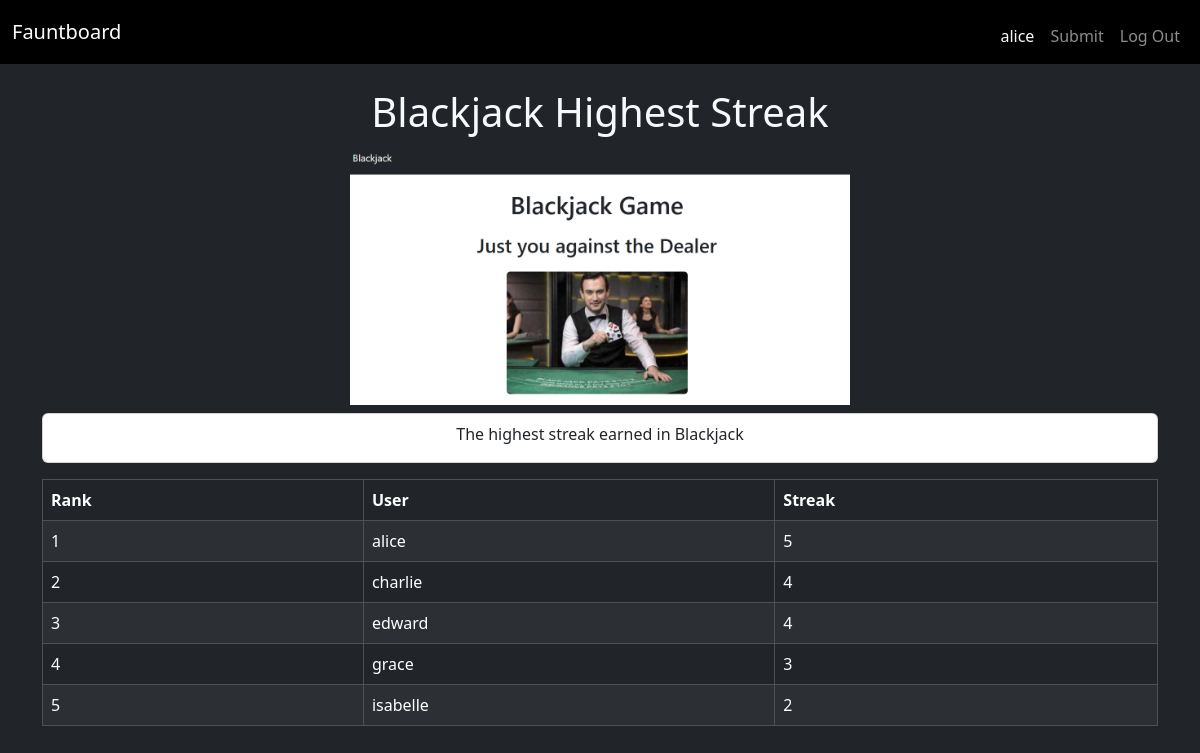
/leaderboard/3 (signed in), run on the app's committed database.
### tables this page shows
CREATE TABLE users (
    id INTEGER PRIMARY KEY,
    username TEXT UNIQUE NOT NULL,
    password TEXT NOT NULL,
    role TEXT);

CREATE TABLE "leaderboards" (
    id INTEGER PRIMARY KEY,
    name TEXT NOT NULL, description TEXT,
    image_path TEXT
, type TEXT NOT NULL);

CREATE TABLE "leaderboard_entries" (
    id INTEGER PRIMARY KEY,
    leaderboard_id INTEGER NOT NULL,
    user_id INTEGER NOT NULL, user TEXT NOT NULL REFERENCES users(username), type TEXT NOT NULL,
    score INTEGER NOT NULL,
    FOREIGN KEY (leaderboard_id) REFERENCES leaderboards(id),
    FOREIGN KEY (user_id) REFERENCES users(id)
);

### app.py (the view)
@app.route("/leaderboard/<int:leaderboard_id>")
def show_leaderboard(leaderboard_id):
    db = get_db()
    leaderboard = db.execute(
        "SELECT * FROM leaderboards WHERE id = ?", (leaderboard_id,)
    ).fetchone()
    entries = db.execute(
        "SELECT * FROM leaderboard_entries WHERE leaderboard_id = ? ORDER BY score DESC",
        (leaderboard_id,)
    ).fetchall()
    return render_template("leaderboard.html", leaderboard=leaderboard, entries=entries)

### app.py (called while the page is built)
def get_db():
    if "db" not in g:
        g.db = sqlite3.connect("database.db")
        g.db.row_factory = sqlite3.Row
    return g.db

@app.before_request
def load_user():
    g.user = None
    if "user_id" in session:
        db = get_db()
        g.user = db.execute(
            "SELECT * FROM users WHERE id = ?",
            (session["user_id"],)
        ).fetchone()

### templates/leaderboard.html
{% extends 'base.html' %}
{% block content %}
<div class="container mt-4 text-light">
  <h1 class="text-center">{{ leaderboard['name'] }}</h1>
  <div class="text-center mb-3">
    {% if leaderboard['image_path'] %}
      <img src="{{ leaderboard['image_path'] }}" alt="{{ leaderboard['name'] }}" style="max-width: 500px;">
    {% else %}
      <div class="p-5 text-center" style="background-color: #444;">
        <h4 class="m-0">{{ leaderboard['name'] }}</h4>
      </div>
    {% endif %}
    <div class="card mt-2 bg-white text-dark">
        <p class="mt-2">{{ leaderboard['description'] }}</p>
    </div>
  </div>
  <table class="table table-dark table-striped table-bordered">
    <thead>
      <tr>
        <th>Rank</th>
        <th>User</th>
        <th>{{ leaderboard['type']|capitalize }}</th>
      </tr>
    </thead>
    <tbody>
      {% for entry in entries %}
      <tr>
        <td>{{ loop.index }}</td>
        <td>{{ entry['user'] }}</td>
        <td>{{ entry['score'] }}</td>
      </tr>
      {% endfor %}
    </tbody>
  </table>
</div>
{% endblock %}

### templates/base.html (shortened to what this page needs)
<!doctype html>
<html lang="en">
<head>
  <link href="https://cdn.jsdelivr.net/npm/bootstrap@5.3.2/dist/css/bootstrap.min.css" rel="stylesheet">
</head>
<body class="bg-dark">
<nav class="navbar navbar-expand-lg navbar-dark bg-black mb-4">
<div class="container-fluid">
    <a class="navbar-brand" href="/">Fauntboard</a>
        <ul class="navbar-nav ms-auto d-flex flex-row">
      {% if g.user %}
        <li class="nav-item mx-3, mt-2">
          <span class="nav-link disabled text-light">{{ g.user['username'] }}</span>
        </li>
        {% if g.user and g.user['role'] == 'User' %}
        <li class="nav-item mx-3, mt-2">
          <a class="nav-link" href="{{ url_for('submit') }}">Submit</a>
        </li>
        {% endif %}
        <li class="nav-item mx-3, mt-2">
          <a class="nav-link" href="{{ url_for('logout') }}">Log Out</a>
        </li>
      {% endif %}
    </ul>
  </div>
</nav>
<section class="content">
  {% block content %}{% endblock %}
</section>
</body>
</html>

### data on the page
users: user.username "alice"
leaderboards: name "Blackjack Highest Streak", image_path (picture), description "The highest streak earned in Blackjack", type "Streak"
leaderboard_entries: user "alice", score "5"
leaderboard_entries: user "charlie", score "4"
leaderboard_entries: user "edward", score "4"
leaderboard_entries: user "grace", score "3"
leaderboard_entries: user "isabelle", score "2"
